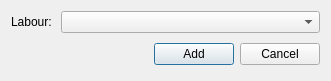
<?xml version="1.0" encoding="UTF-8"?>
<ui version="4.0">
 <class>addLabDia</class>
 <widget class="QDialog" name="addLabDia">
  <property name="geometry">
   <rect>
    <x>0</x>
    <y>0</y>
    <width>331</width>
    <height>77</height>
   </rect>
  </property>
  <property name="windowTitle">
   <string>Add Labour</string>
  </property>
  <property name="windowIcon">
   <iconset resource="runesmith.qrc">
    <normaloff>:/Runesmith/Runesmith.bmp</normaloff>:/Runesmith/Runesmith.bmp</iconset>
  </property>
  <layout class="QGridLayout" name="gridLayout">
   <item row="0" column="1">
    <widget class="QComboBox" name="labourCmb">
     <property name="sizePolicy">
      <sizepolicy hsizetype="Preferred" vsizetype="Fixed">
       <horstretch>1</horstretch>
       <verstretch>0</verstretch>
      </sizepolicy>
     </property>
    </widget>
   </item>
   <item row="2" column="0" colspan="2">
    <layout class="QHBoxLayout">
     <property name="spacing">
      <number>6</number>
     </property>
     <property name="margin">
      <number>0</number>
     </property>
     <item>
      <spacer>
       <property name="orientation">
        <enum>Qt::Horizontal</enum>
       </property>
       <property name="sizeHint" stdset="0">
        <size>
         <width>131</width>
         <height>31</height>
        </size>
       </property>
      </spacer>
     </item>
     <item>
      <widget class="QPushButton" name="addButton">
       <property name="text">
        <string>Add</string>
       </property>
       <property name="icon">
        <iconset resource="runesmith.qrc">
         <normaloff>:/Runesmith/Icons/plus.png</normaloff>:/Runesmith/Icons/plus.png</iconset>
       </property>
      </widget>
     </item>
     <item>
      <widget class="QPushButton" name="cancelButton">
       <property name="text">
        <string>Cancel</string>
       </property>
      </widget>
     </item>
    </layout>
   </item>
   <item row="0" column="0">
    <widget class="QLabel" name="label">
     <property name="text">
      <string>Labour: </string>
     </property>
    </widget>
   </item>
  </layout>
 </widget>
 <resources>
  <include location="runesmith.qrc"/>
 </resources>
 <connections>
  <connection>
   <sender>addButton</sender>
   <signal>clicked()</signal>
   <receiver>addLabDia</receiver>
   <slot>accept()</slot>
   <hints>
    <hint type="sourcelabel">
     <x>278</x>
     <y>253</y>
    </hint>
    <hint type="destinationlabel">
     <x>96</x>
     <y>254</y>
    </hint>
   </hints>
  </connection>
  <connection>
   <sender>cancelButton</sender>
   <signal>clicked()</signal>
   <receiver>addLabDia</receiver>
   <slot>reject()</slot>
   <hints>
    <hint type="sourcelabel">
     <x>369</x>
     <y>253</y>
    </hint>
    <hint type="destinationlabel">
     <x>179</x>
     <y>282</y>
    </hint>
   </hints>
  </connection>
 </connections>
</ui>
